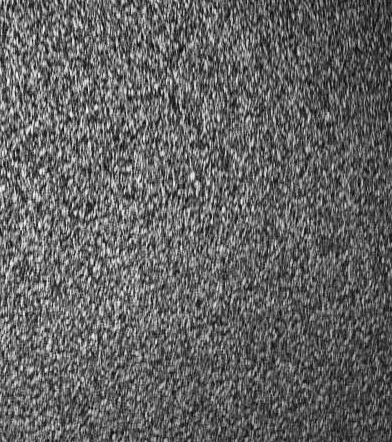
#> input picture data/晶圆分类数据集/BGA 12x4/train/good/KA1UXX015_A13_UP.jpg, 392 x 442 px, found by its file name; its folder holds only this picture in this run
$ python generate_defects.py
#> lines starting #> are read from the running program, lines starting #| are printed output that depends on the picture; after the words box and inside, x2 and y2 are one past the last pixel; in counts of white or black regions, pixels touching at a corner belong together
#> in main, img is the input picture: PIL image 392x442 RGB; min 7, max 254, mean 98.3
#!/usr/bin/env python3
"""
晶圆缺陷生成脚本 - 模仿真实半导体制造缺陷
==========================================
功能：从无缺陷样本生成合成缺陷，平衡评估集

缺陷类型（6种真实晶圆缺陷）:
1. 划痕 (Scratch) — 细长亮/暗线条
2. 颗粒污染 (Particle) — 小圆形亮/暗点
3. 污渍区域 (Stain) — 高斯模糊状局部亮暗变化
4. 多道划痕 (ScratchCluster) — 多道平行细线
5. 局部损坏 (LocalDamage) — 局部对比度/纹理突变
6. 边缘缺损 (EdgeDefect) — 图像边缘区域亮度异常

使用方法:
  python generate_defects.py
  python generate_defects.py --categories "BGA 12x4,BGA S5E 16x7"
  python generate_defects.py --dry-run   # 只看要生成多少
"""

import os
import sys
import random
import argparse
import math
from pathlib import Path
from collections import defaultdict

import numpy as np
from PIL import Image, ImageDraw, ImageFilter, ImageEnhance


# ============================================================
# 缺陷生成函数（每种返回一个新 PIL Image）
# ============================================================

# [37 lines left out: function add_scratch, not called in this run]


def add_particle(img: Image.Image, rng: random.Random) -> Image.Image:
    """添加颗粒污染 — 小圆形亮/暗斑"""
    arr = np.array(img).astype(np.float32)
    h, w = arr.shape[:2]
    img_pil = img.copy()
    draw = ImageDraw.Draw(img_pil)

    # 随机位置 1-3 个颗粒
    n_particles = rng.randint(1, 3)
    for _ in range(n_particles):
        cx = rng.randint(int(w * 0.15), int(w * 0.85))
        cy = rng.randint(int(h * 0.15), int(h * 0.85))
        radius = rng.randint(2, 8)
        brightness = rng.choice([-1, 1]) * rng.uniform(30, 80)

        if len(arr.shape) == 3:
            if brightness > 0:
                color = (rng.randint(200, 255), rng.randint(200, 255), rng.randint(200, 255))
            else:
                color = (rng.randint(0, 40), rng.randint(0, 40), rng.randint(0, 40))
        else:
            if brightness > 0:
                color = rng.randint(200, 255)
            else:
                color = rng.randint(0, 40)

        # 画实心圆
        draw.ellipse(
            [(cx - radius, cy - radius), (cx + radius, cy + radius)],
            fill=color,
        )

    # 轻微模糊
    img_pil = img_pil.filter(ImageFilter.GaussianBlur(radius=0.8))
    return img_pil


def add_stain(img: Image.Image, rng: random.Random) -> Image.Image:
    """添加污渍区域 — 高斯模糊的局部亮度变化区域"""
    arr = np.array(img).astype(np.float32)
    h, w = arr.shape[:2]

    # 生成随机高斯斑块
    stain_h = rng.randint(int(h * 0.1), int(h * 0.4))
    stain_w = rng.randint(int(w * 0.1), int(w * 0.4))
    cx = rng.randint(int(w * 0.2), int(w * 0.8))
    cy = rng.randint(int(h * 0.2), int(h * 0.8))

    # 创建高斯斑块
    yy, xx = np.ogrid[:h, :w]
    sigma_x = stain_w / 3
    sigma_y = stain_h / 3
    gaussian = np.exp(-((xx - cx) ** 2 / (2 * sigma_x ** 2) + (yy - cy) ** 2 / (2 * sigma_y ** 2)))

    # 斑块强度
    intensity = rng.uniform(-60, 60)  # 可亮可暗

    if len(arr.shape) == 3:
        for c in range(3):
            arr[:, :, c] += gaussian * intensity
    else:
        arr += gaussian * intensity

    arr = np.clip(arr, 0, 255).astype(np.uint8)
    return Image.fromarray(arr)


def add_scratch_cluster(img: Image.Image, rng: random.Random) -> Image.Image:
    """添加多道平行划痕"""
    img_pil = img.copy()
    draw = ImageDraw.Draw(img_pil)
    h, w = img.size  # PIL returns (w, h)
    # Note: img.size is (width, height)

    margin = int(min(h, w) * 0.15)
    base_x = rng.randint(margin, w - margin)
    base_y = rng.randint(margin, h - margin)
    angle = rng.uniform(-math.pi / 4, math.pi / 4)
    length = rng.randint(int(min(h, w) * 0.15), int(min(h, w) * 0.5))
    n_lines = rng.randint(3, 6)
    spacing = rng.randint(3, 8)

    dx = length * math.cos(angle)
    dy = length * math.sin(angle)
    brightness = rng.choice([-1, 1])

    if len(np.array(img).shape) == 3:
        if brightness > 0:
            color = (rng.randint(200, 255),) * 3
        else:
            color = (rng.randint(0, 50),) * 3
    else:
        if brightness > 0:
            color = rng.randint(200, 255)
        else:
            color = rng.randint(0, 50)

    # 垂直于划线方向偏移
    perp_angle = angle + math.pi / 2
    for i in range(n_lines):
        offset = (i - n_lines // 2) * spacing
        ox = int(offset * math.cos(perp_angle))
        oy = int(offset * math.sin(perp_angle))
        x1 = np.clip(base_x + ox, 0, w - 1)
        y1 = np.clip(base_y + oy, 0, h - 1)
        x2 = np.clip(int(base_x + ox + dx), 0, w - 1)
        y2 = np.clip(int(base_y + oy + dy), 0, h - 1)

        if len(np.array(img).shape) == 3:
            draw.line([(x1, y1), (x2, y2)], fill=color, width=1)
        else:
            draw.line([(x1, y1), (x2, y2)], fill=color, width=1)

    return img_pil.filter(ImageFilter.GaussianBlur(radius=0.3))


# [38 lines left out: function add_local_damage, not called in this run]


def add_edge_defect(img: Image.Image, rng: random.Random) -> Image.Image:
    """添加边缘缺损 — 图像边缘区域的亮度异常"""
    arr = np.array(img).astype(np.float32)
    h, w = arr.shape[:2]
#> h = 442; w = 392

    # 选择边缘方向
    edge = rng.choice(['top', 'bottom', 'left', 'right'])
    band_width = rng.randint(int(min(h, w) * 0.05), int(min(h, w) * 0.2))
#> band_width = 20
    intensity = rng.uniform(-80, 80)

    if edge == 'top':
        arr[:band_width, :] = np.clip(arr[:band_width, :] + intensity, 0, 255)
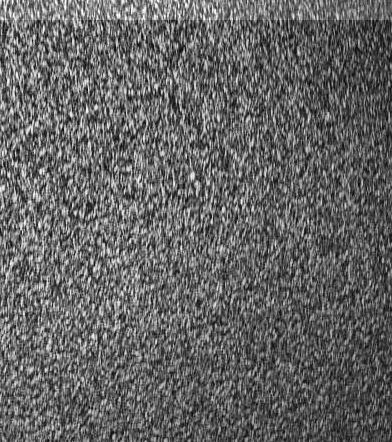
#> arr: shape (442, 392, 3) float32; min 7, max 255, mean 100.1
    elif edge == 'bottom':
        arr[-band_width:, :] = np.clip(arr[-band_width:, :] + intensity, 0, 255)
    elif edge == 'left':
        arr[:, :band_width] = np.clip(arr[:, :band_width] + intensity, 0, 255)
    elif edge == 'right':
        arr[:, -band_width:] = np.clip(arr[:, -band_width:] + intensity, 0, 255)

    # 渐变过渡使边缘自然
    mask = np.zeros_like(arr, dtype=np.float32)
    if edge in ['top', 'bottom']:
        for i in range(band_width):
            alpha = 1.0 - i / band_width
            if edge == 'bottom':
                idx = h - band_width + i
                arr[idx:idx+1, :] = arr[idx:idx+1, :] * alpha + arr[idx:idx+1, :] * (1 - alpha)
            else:
                arr[i:i+1, :] = arr[i:i+1, :] * alpha + arr[i:i+1, :] * (1 - alpha)
#> arr: shape (442, 392, 3) float32; 0.89% of pixels changed, all inside (x1, y1, x2, y2) = (0, 1, 392, 20)
    else:
        for i in range(band_width):
            alpha = 1.0 - i / band_width
            if edge == 'right':
                idx = w - band_width + i
                arr[:, idx:idx+1] = arr[:, idx:idx+1] * alpha + arr[:, idx:idx+1] * (1 - alpha)
            else:
                arr[:, i:i+1] = arr[:, i:i+1] * alpha + arr[:, i:i+1] * (1 - alpha)

    arr = np.clip(arr, 0, 255).astype(np.uint8)
    return Image.fromarray(arr)


# 缺陷生成器列表
DEFECT_GENERATORS = [
    ("scratch", add_scratch),
    ("particle", add_particle),
    ("stain", add_stain),
    ("scratch_cluster", add_scratch_cluster),
    ("local_damage", add_local_damage),
    ("edge_defect", add_edge_defect),
]


# ============================================================
# 文件视图分类
# ============================================================

def get_view(filename: str) -> str:
    """根据文件名判断 UP/DOWN view"""
    name_upper = filename.upper()
    if '_UP' in name_upper:
        return 'UP'
    elif '_DOWN' in name_upper:
        return 'DOWN'
    return 'OTHER'


def collect_samples(data_root: str, category: str, subpath: str):
    """收集指定品类下指定子路径的所有图片"""
    full_path = os.path.join(data_root, category, subpath)
    if not os.path.isdir(full_path):
        return {}
    # 按 view 分组
    by_view = {'UP': [], 'DOWN': []}
    for f in sorted(os.listdir(full_path)):
        if f.lower().endswith(('.jpg', '.jpeg', '.png', '.bmp')):
            view = get_view(f)
            if view in by_view:
                by_view[view].append(f)
    return by_view


# ============================================================
# 主逻辑
# ============================================================

def parse_args():
    parser = argparse.ArgumentParser(description='生成晶圆合成缺陷，平衡评估集')
    parser.add_argument('--data-root', type=str,
                        default='/mnt/c/Users/21196/Desktop/毕业设计/code/data/晶圆分类数据集',
                        help='晶圆分类数据集根目录')
    parser.add_argument('--categories', type=str, default=None,
                        help='要处理的品类（逗号分隔），默认全部')
    parser.add_argument('--seed', type=int, default=42, help='随机种子')
    parser.add_argument('--dry-run', action='store_true',
                        help='只预览需要生成的数量，不实际生成')
    parser.add_argument('--min-defects', type=int, default=5,
                        help='每个(view, category)的最小缺陷数')
    return parser.parse_args()


def main():
    args = parse_args()
    rng = random.Random(args.seed)
    data_root = Path(args.data_root)

    if not data_root.exists():
        print(f"[ERROR] 数据目录不存在: {data_root}")
        sys.exit(1)

    # 获取品类列表
    if args.categories:
        categories = [c.strip() for c in args.categories.split(',')]
    else:
        categories = sorted([
            d.name for d in data_root.iterdir()
            if d.is_dir() and not d.name.startswith('.')
        ])

    print(f"{'='*70}")
    print(f"晶圆合成缺陷生成")
    print(f"{'='*70}")
    print(f"数据根目录: {data_root}")
    print(f"品类数: {len(categories)}")
    if args.dry_run:
        print(f"[DRY RUN] 仅预览，不实际生成")
    print(f"{'='*70}\n")

    total_generated = 0
    total_by_type = defaultdict(int)

    for cat in categories:
        cat_path = data_root / cat
        if not cat_path.is_dir():
            continue

        train_good = collect_samples(str(data_root), cat, 'train/good')
        test_good = collect_samples(str(data_root), cat, 'test/good')
        test_defect = collect_samples(str(data_root), cat, 'test/defect')

        print(f"\n--- {cat} ---")

        for view in ['UP', 'DOWN']:
            n_train = len(train_good.get(view, []))
            n_good = len(test_good.get(view, []))
            n_def = len(test_defect.get(view, []))

            print(f"  [{view}] train/good={n_train:3d}  test/good={n_good:3d}  test/defect={n_def:3d}")

            if n_good == 0 and n_def >= args.min_defects:
                print(f"    → 无 test/good，缺陷{n_def}个够用，跳过")
                continue

            # 目标：test/defect ≈ max(test/good, min_defects)
            target = max(n_good, args.min_defects)
            needed = target - n_def

            if needed <= 0:
                print(f"    → 缺陷数已足够 (目标{target}, 已有{n_def})")
                continue

            # 从 train/good 取样本生成缺陷
            source_files = train_good.get(view, [])
            if len(source_files) == 0:
                print(f"    ⚠️  无训练正常样本可用，跳过")
                continue

            # 每个源文件最多生成几个缺陷
            # 需要 needed 个缺陷，有 n_train 个源文件
            n_per_source = max(1, math.ceil(needed / len(source_files)))
            to_generate = min(needed, len(source_files) * n_per_source)
            # 确保不超过 source files * reasonable multiplier
            max_per_source = min(n_per_source, 5)  # 每个源文件最多5个变体

            print(f"    → 需要 {needed} 个缺陷，将生成 {to_generate} 个")

            if args.dry_run:
                total_generated += to_generate
                continue

            # 实际生成
            defect_dir = cat_path / 'test' / 'defect'
            defect_dir.mkdir(parents=True, exist_ok=True)

            generated_count = 0
            attempts = 0

            # 打乱源文件顺序
            shuffled_sources = sorted(source_files)
            rng.shuffle(shuffled_sources)

            while generated_count < needed and attempts < needed * 3:
                for sf in shuffled_sources:
                    if generated_count >= needed:
                        break

                    src_path = cat_path / 'train' / 'good' / sf

                    try:
                        img = Image.open(src_path).convert('RGB')
                    except Exception as e:
                        continue

                    # 选择缺陷类型
                    defect_name, defect_fn = rng.choice(DEFECT_GENERATORS)
                    # 随机强度：有些缺陷强一些，有些弱一些
                    try:
                        defected_img = defect_fn(img, rng)
                    except Exception as e:
                        print(f"    ⚠️  生成缺陷失败 ({sf}): {e}")
                        continue

                    # 生成文件名：源文件名+_synth_{缺陷类型}_{序号}
                    base, ext = os.path.splitext(sf)
                    out_name = f"{base}_synth_{defect_name}_{generated_count:03d}{ext}"
                    out_path = defect_dir / out_name

                    # 存为JPG保持一致性
                    defected_img.save(str(out_path), quality=95)
                    generated_count += 1
                    total_generated += 1
                    total_by_type[defect_name] += 1
                    attempts += 1

                    if generated_count % 10 == 0:
                        print(f"    ...已生成 {generated_count}/{needed}")

            print(f"    ✅ 生成 {generated_count} 个缺陷 ({view})")

    # 汇总
    print(f"\n{'='*70}")
    print(f"生成完成！")
    print(f"总共生成: {total_generated} 个合成缺陷")
    if total_by_type:
        print(f"缺陷类型分布:")
        for name, count in sorted(total_by_type.items(), key=lambda x: -x[1]):
            print(f"  {name}: {count}")
    print(f"{'='*70}")


if __name__ == '__main__':
    main()

$ run again, on data/晶圆分类数据集/BGA 12x4/train/good/KA1UXX015_C7_UP.jpg
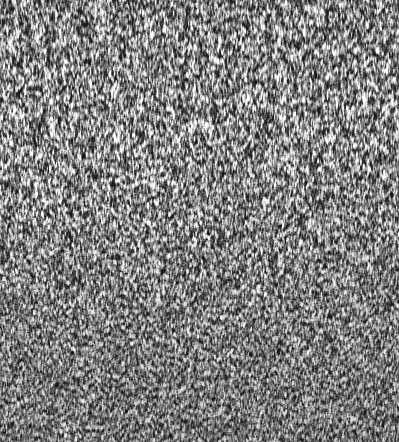
#> input picture data/晶圆分类数据集/BGA 12x4/train/good/KA1UXX015_C7_UP.jpg, 399 x 442 px, found by its file name
#> in main, img is the input picture: PIL image 399x442 RGB; min 11, max 255, mean 128.7
#> in add_edge_defect, `arr[:band_width, :] = np.clip(arr[:band_width, :] + intensity, 0, 255)`:
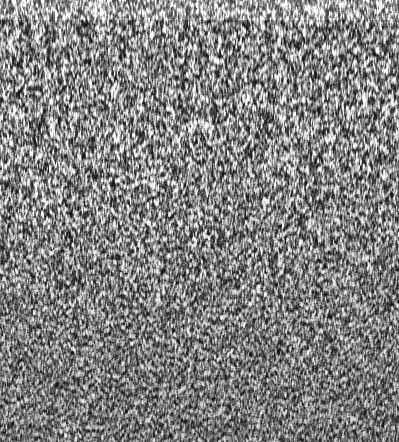
#> arr: shape (442, 399, 3) float32; min 11, max 255, mean 130.4
